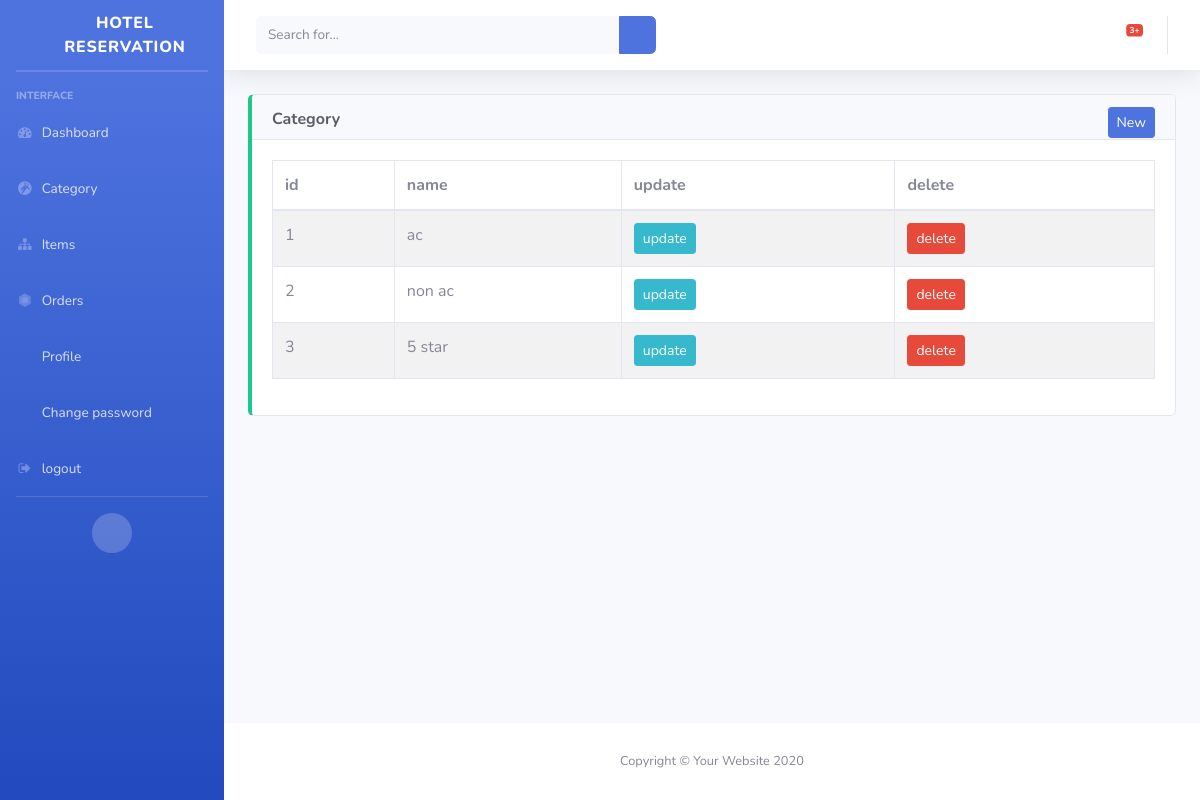
Page /category/ (signed in) on the earlier database version.
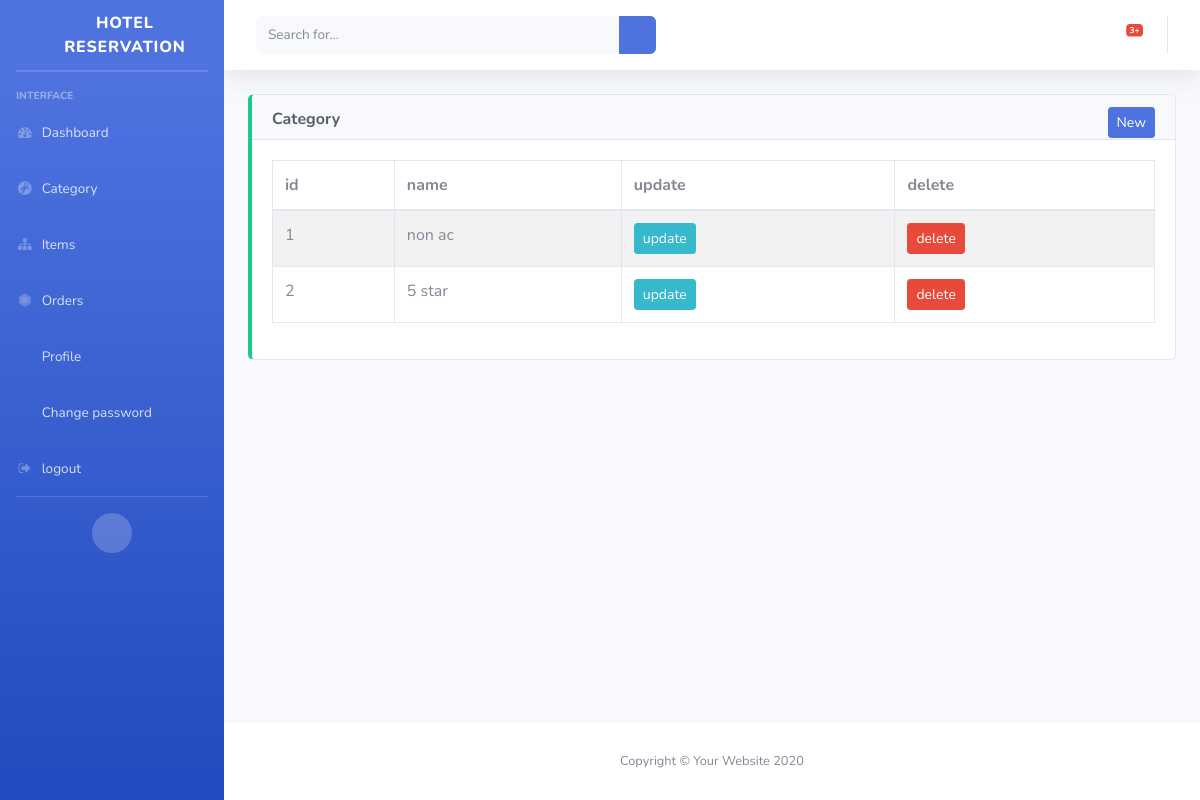
Same page on the later database version.
### restaurant/models.py (models this page shows, shortened)
class RestCategory(models.Model):
    name = models.CharField(max_length=10)
    def get_update_url(self):
        return reverse("restcatupdate", kwargs={'pk': self.pk})

### restaurant/views.py (the view)
# urls.py: path('category/', RestCategoryList.as_view(), name="restcatlist"),
@method_decorator(decorator, name='dispatch')
class RestCategoryList(ListView):
    model = RestCategory
    template_name = 'restcat/list.html'
    context_object_name = "data"
    def get_context_data(self, **kwargs):
        x = super().get_context_data(**kwargs)
        x['heading'] = "category"
        return x

### restaurant/templates/restcat/list.html (shortened to what this page needs)
{% extends 'base.html' %}
{% block cardtitle %}<div style="display:flex;justify-content:space-between">
    <div class="">{{heading}}</div>
    <div class=""><a href="./create/" class="btn btn-primary btn-sm ">new</a></div>
</div>{% endblock cardtitle %}
{% block content %}
<div class="table-responsive">
    <table class="table table-bordered table-striped table-hover">
        <thead>
            <tr>
                <th>id</th>
                <th>name</th>
                <th>update</th>
                <th>delete</th>
            </tr>
        </thead>
        <tbody>
            {% for i in data %}
            <tr>
                <td>{{forloop.counter}}</td>
                <td>{{i.name}}</td>
                <td><a href="{{i.get_update_url}}" class="btn btn-sm btn-info">update</a></td>
                <td>
                    <form method="post" action="{% url 'restcat-delete' i.id %}">
                        <input type="submit" value="delete" class="btn btn-sm btn-danger"></form></a>
                </td>
            </tr>
            {% endfor %}
        </tbody>
    </table>
</div>
{% endblock content %}

Differences in the rows shown:
removed RestCategory: name "ac"
